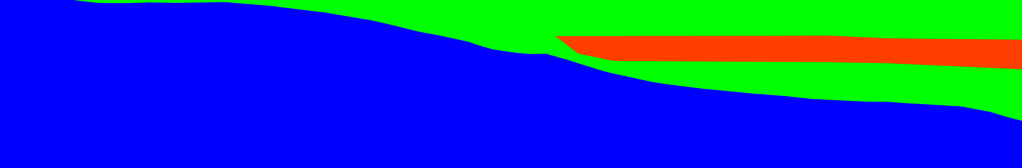
#> input picture image_processing/images/ekte_data_rgb2.png, 1022 x 168 px
$ python processing.py
#> lines starting #> are read from the running program, lines starting #| are printed output that depends on the picture
from PIL import Image
import numpy as np

# Load the image and ensure it is in RGB format
image_path = 'images/ekte_data_rgb2.png'
image = Image.open(image_path).convert('RGB')
image_matrix = np.array(image)

# Define the target colors
red = [255, 0, 0]
green = [0, 255, 0]
blue = [0, 0, 255]
black = [0, 0, 0]

# Iterate over each pixel and replace based on conditions
for i in range(image_matrix.shape[0]):
    for j in range(image_matrix.shape[1]):
        r, g, b = image_matrix[i, j]

        # Condition for red
        if r > 80 and g < 200 and b < 200:
            image_matrix[i, j] = red

        # Condition for green
        elif r < 200 and g > 80 and b < 200:
            image_matrix[i, j] = green

        # Condition for blue
        elif r < 200 and g < 200 and b > 80:
            image_matrix[i, j] = blue

        # All other colors to black
        else:
            image_matrix[i, j] = blue
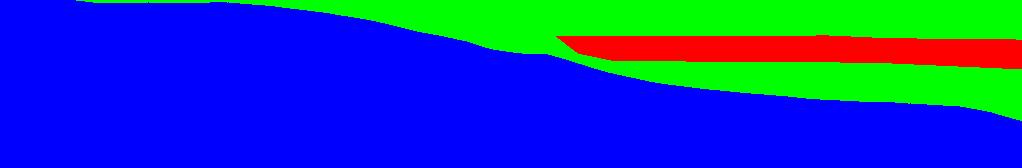
#> image_matrix: shape (168, 1022, 3); mean R, G, B 17.4, 61.3, 176.3

# Convert the modified matrix back to an image
new_image = Image.fromarray(image_matrix.astype('uint8'))

# Save or display the new image
new_image.save('output_image2.png')
new_image.show()
